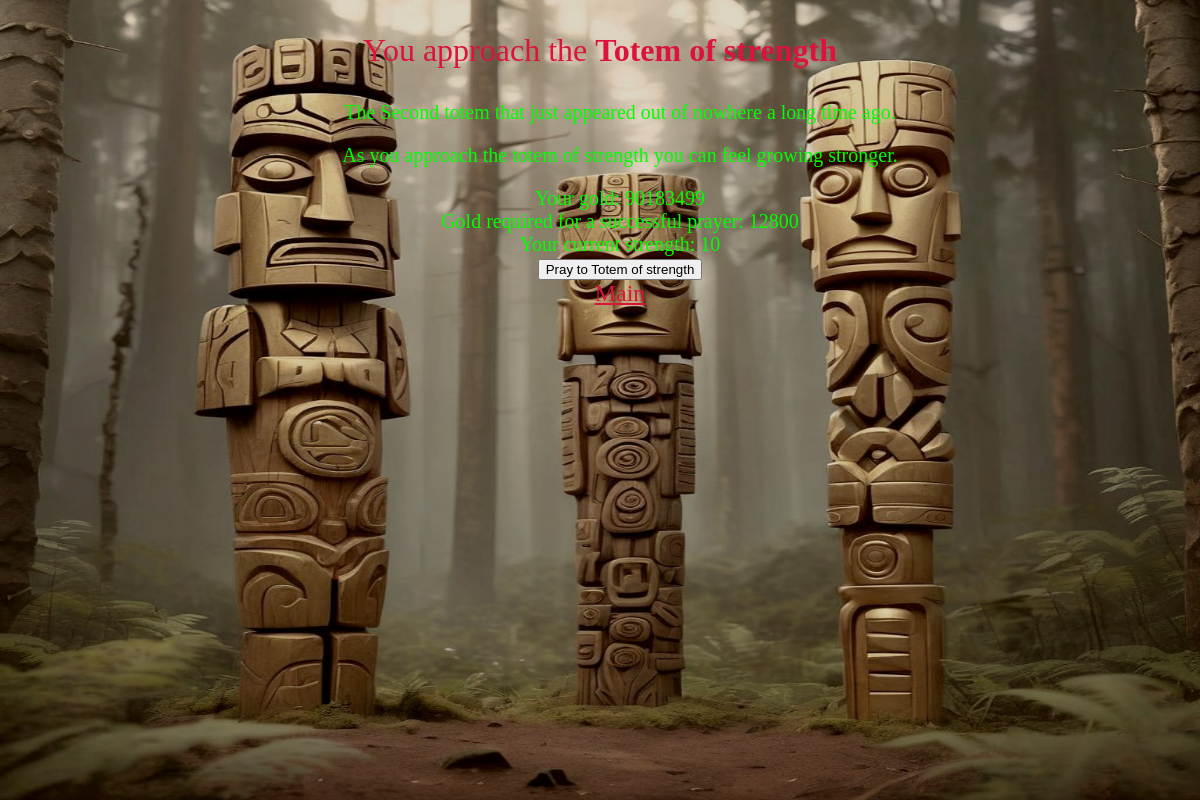
The page /bgame/totem/Totem of strength/ (signed in) on the database as committed earlier.
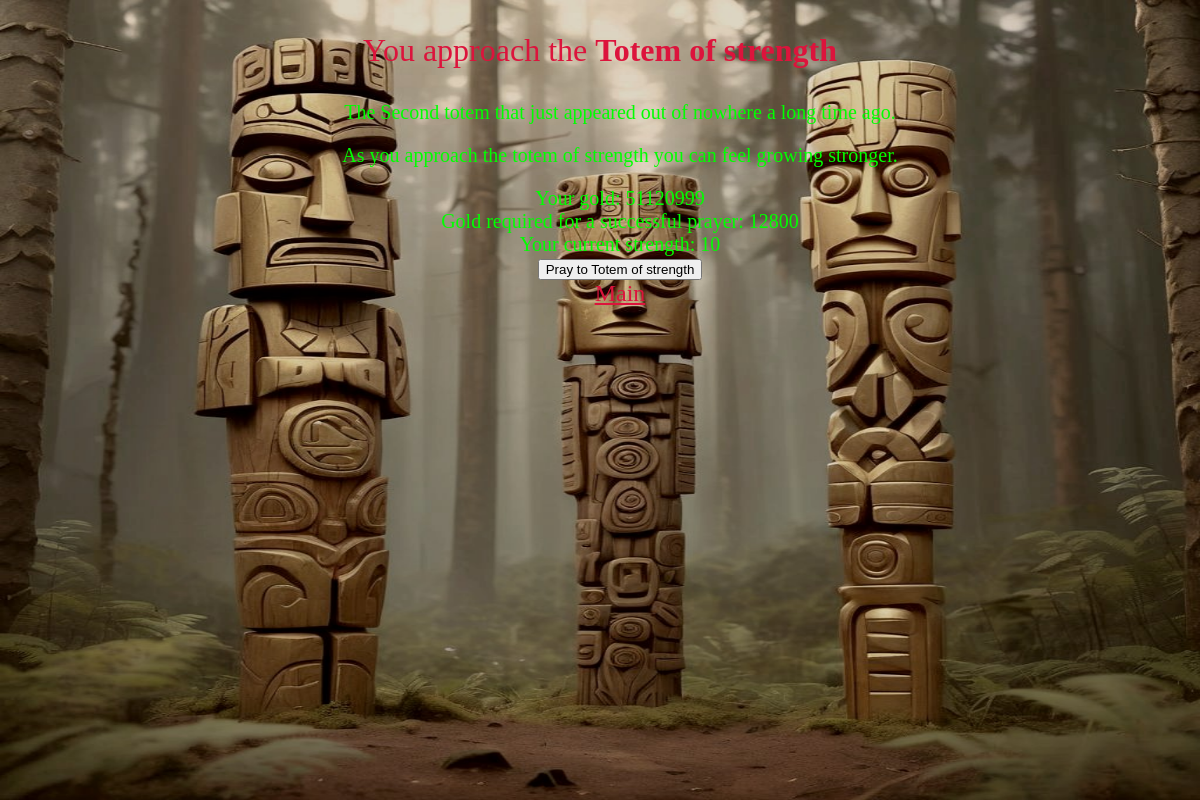
The same page on the database as committed later.
### bgame/models.py (models this page shows, shortened)
class Player(models.Model):
    username = models.OneToOneField(User, on_delete=models.CASCADE)
    level = models.IntegerField('Level', default=1)
    health = models.IntegerField('Health', default=10)
    strength = models.IntegerField('Stength', default=1)
    defense = models.IntegerField('Defense', default=1)
    experience = models.IntegerField('Experience', default=0)
    gold_pieces = models.IntegerField('GoldPieces', default=100)
    attribute_points = models.IntegerField('Attribute points', default=3)
    experience_threshold = models.FloatField('Experience Threshold', default=100)
    maximum_health = models.IntegerField('Current health', default=10)
    is_weapon_equiped = models.BooleanField('Weapon equiped', default=False)
    is_helmet_equiped = models.BooleanField('Helmet equiped', default=False)
    is_chest_armour_equiped = models.BooleanField('Armour equiped', default=False)
    is_leg_armour_equiped = models.BooleanField('Leg armour equiped', default=False)
    is_boots_equiped = models.BooleanField('Boots equiped', default=False)
    is_gloves_equiped = models.BooleanField('Gloves equiped', default=False)
    is_shield_equiped = models.BooleanField('Weapon equiped', default=False)
    is_ring_equiped = models.BooleanField('Ring equiped', default=False)
    is_pet_equiped = models.BooleanField('Pet equiped', default=False)

### bgame/views.py (the view)
# urls.py: path('totem/<str:totem_name>/', views.totem_detail, name='totem_detail'),
@login_required
def totem_detail(request, totem_name):
    player = request.user.player
    totem = Totem.objects.get(player=player, totem_name=totem_name)
    if request.method == 'POST':
        if request.POST.get('action') == 'pray':
            totem.pray(player)
    player_maximum_health = player.maximum_health
    player_strength = player.strength
    player_defense = player.defense
    context = {
        'player': player,
        'totem': totem,
        'player_defense': player_defense,
        'player_maximum_health': player_maximum_health,
        'player_strength': player_strength,
    }
    return render(request, 'totem_detail.html', context)

### templates/totem_detail.html (shortened to what this page needs)
<!DOCTYPE html>
<html lang="en">
<head>
    {% load static %}
    <link rel="stylesheet" href="{% static 'css/styles.css' %}">
</head>
<body>
<img src="{% static 'images/other_images/totems.jpg' %}" alt="" class="background-image">
<div class="content">
    <p class="crimson2">You approach the <strong>{{ totem.totem_name }}</strong></p>
    <ul>
        {% if totem.totem_name == 'Totem of strength' %}
            <p class="main-text1p25">The Second totem that just appeared out of nowhere a long time ago.</p>
            <p class="main-text1p25">As you approach the totem of strength you can feel growing stronger.</p>
            <li class="main-text1p25">Your gold: {{ player.gold_pieces }}</li>
            <li class="main-text1p25">Gold required for a successful prayer: {{ totem.strength_prayer_price }}</li>
            <li class="main-text1p25">Your current strength: {{ player.strength }}</li>
            <li>
                <form class="main-text1p25" method="post" action="{% url 'totem_detail' totem.totem_name %}">
                    <button type="submit">Pray to {{ totem.totem_name }}</button>
                </form>
            </li>
            <li><a class="nav-link crimson1b5" href="{% url 'main'%}">Main</a></li>
        {% endif %}
    </ul>
</div>
</body>
</html>

Rows that differ between the two databases and show on the page:
changed Player: gold_pieces "90183499" → "51120999"
